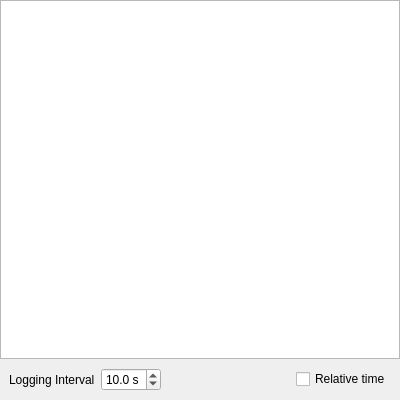
<?xml version="1.0" encoding="UTF-8"?>
<ui version="4.0">
 <class>Form</class>
 <widget class="QWidget" name="Form">
  <property name="geometry">
   <rect>
    <x>0</x>
    <y>0</y>
    <width>400</width>
    <height>400</height>
   </rect>
  </property>
  <property name="windowTitle">
   <string>Form</string>
  </property>
  <layout class="QVBoxLayout" name="verticalLayout">
   <property name="leftMargin">
    <number>0</number>
   </property>
   <property name="topMargin">
    <number>0</number>
   </property>
   <property name="rightMargin">
    <number>0</number>
   </property>
   <property name="bottomMargin">
    <number>0</number>
   </property>
   <item>
    <widget class="PlotWidget" name="plotwidget"/>
   </item>
   <item>
    <layout class="QHBoxLayout" name="horizontalLayout">
     <property name="leftMargin">
      <number>9</number>
     </property>
     <property name="topMargin">
      <number>3</number>
     </property>
     <property name="rightMargin">
      <number>9</number>
     </property>
     <property name="bottomMargin">
      <number>9</number>
     </property>
     <item>
      <widget class="QLabel" name="label">
       <property name="sizePolicy">
        <sizepolicy hsizetype="Maximum" vsizetype="Preferred">
         <horstretch>0</horstretch>
         <verstretch>0</verstretch>
        </sizepolicy>
       </property>
       <property name="text">
        <string>Logging Interval</string>
       </property>
      </widget>
     </item>
     <item>
      <widget class="QDoubleSpinBox" name="interval_spin">
       <property name="sizePolicy">
        <sizepolicy hsizetype="Maximum" vsizetype="Fixed">
         <horstretch>0</horstretch>
         <verstretch>0</verstretch>
        </sizepolicy>
       </property>
       <property name="keyboardTracking">
        <bool>false</bool>
       </property>
       <property name="suffix">
        <string notr="true"> s</string>
       </property>
       <property name="decimals">
        <number>1</number>
       </property>
       <property name="minimum">
        <double>0.100000000000000</double>
       </property>
       <property name="maximum">
        <double>60.000000000000000</double>
       </property>
       <property name="value">
        <double>10.000000000000000</double>
       </property>
      </widget>
     </item>
     <item>
      <spacer name="horizontalSpacer">
       <property name="orientation">
        <enum>Qt::Horizontal</enum>
       </property>
       <property name="sizeHint" stdset="0">
        <size>
         <width>40</width>
         <height>20</height>
        </size>
       </property>
      </spacer>
     </item>
     <item>
      <widget class="QCheckBox" name="relative_check">
       <property name="sizePolicy">
        <sizepolicy hsizetype="Maximum" vsizetype="Fixed">
         <horstretch>0</horstretch>
         <verstretch>0</verstretch>
        </sizepolicy>
       </property>
       <property name="text">
        <string>Relative time</string>
       </property>
      </widget>
     </item>
    </layout>
   </item>
  </layout>
 </widget>
 <customwidgets>
  <customwidget>
   <class>PlotWidget</class>
   <extends>QGraphicsView</extends>
   <header>pyqtgraph</header>
  </customwidget>
 </customwidgets>
 <resources/>
 <connections/>
</ui>
